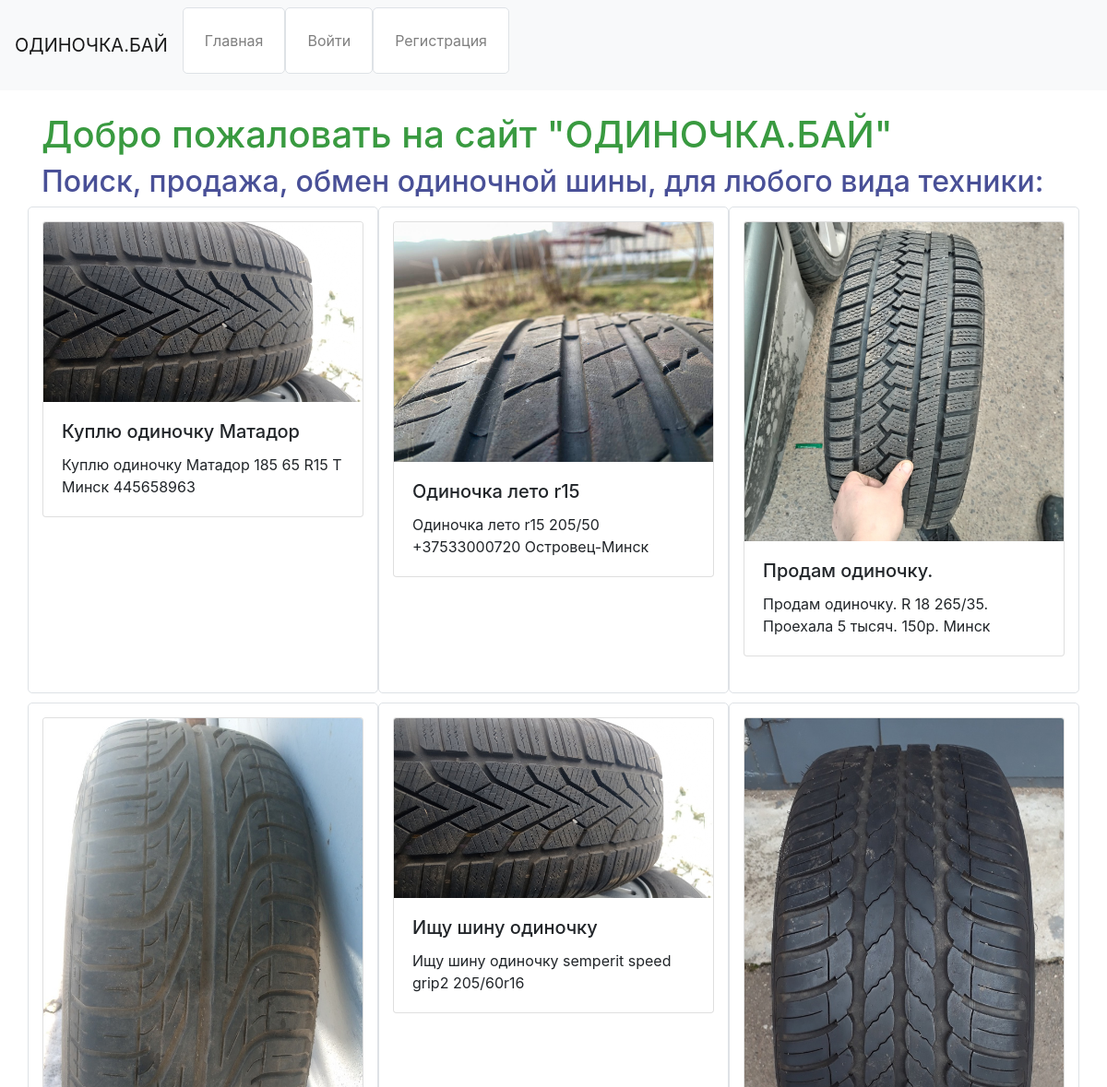
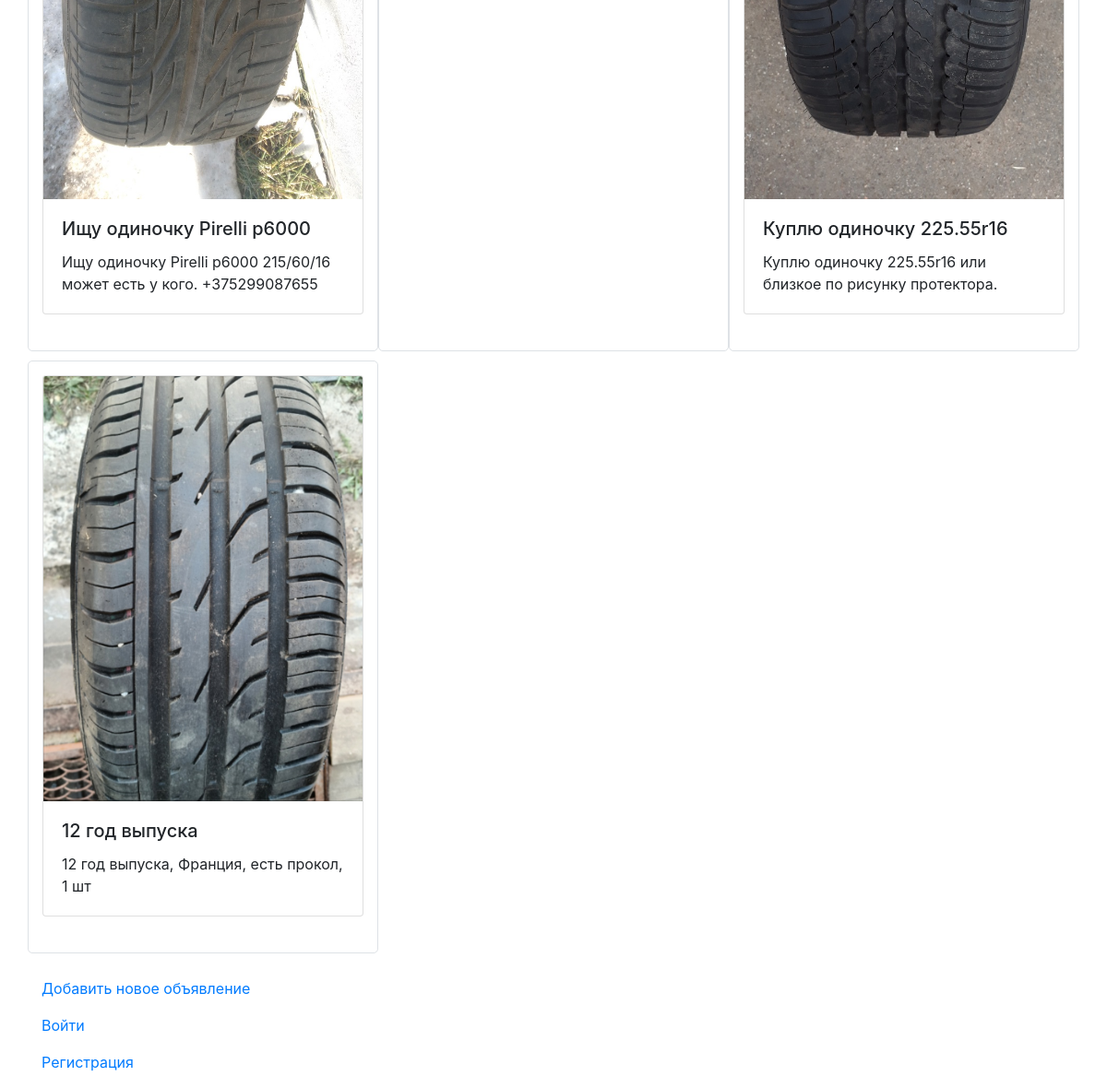
The page / on the database its author committed (2 pictures, top to bottom).
### app.py (models this page shows)
class Ad(db.Model):
    id = db.Column(db.Integer, primary_key=True)
    title = db.Column(db.String(200), nullable=False)
    description = db.Column(db.Text, nullable=False)
    image_filename = db.Column(db.String(200), nullable=True)

### app.py (the view)
@app.route('/', methods=['GET'])
def index():
    ads = Ad.query.all()  # Извлекаем все объявления из базы данных
    return render_template('index.html', ads=ads)

### templates/index.html
{% extends 'base.html' %}
{% block content %}
    <h1>Добро пожаловать на сайт "ОДИНОЧКА.БАЙ"</h1>
    <h2>Поиск, продажа, обмен одиночной шины, для любого вида техники:</h2>
    <ul class="row">
    {% if ads %}
        {% for ad in ads %}
            <li class="col-md-4">
                <div class="card mb-4">
                    <img src="{{ url_for('static', filename='uploads/' + ad.image_filename) }}" class="card-img-top" alt="Image" />
                    <div class="card-body">
                        <h5 class="card-title">{{ ad.title }}</h5>
                        <p class="card-text">{{ ad.description }}</p>
                    </div>
                </div>
            </li>
        {% endfor %}
    {% else %}
        <li class="col-12">Нет объявлений.</li>
    {% endif %}
    </ul>
    <p><a href="{{ url_for('add_ad') }}">Добавить новое объявление</a></p>
    {% if current_user.is_authenticated %}
        <p><a href="{{ url_for('logout') }}">Выйти</a></p>
    {% else %}
        <p><a href="{{ url_for('login') }}">Войти</a></p>
        <p><a href="{{ url_for('register') }}">Регистрация</a></p>
    {% endif %}
{% endblock %}

### templates/base.html (shortened to what this page needs)
<!DOCTYPE html>
<html>
<head>
    <link rel="stylesheet" href="https://stackpath.bootstrapcdn.com/bootstrap/4.5.2/css/bootstrap.min.css">
    <link rel="stylesheet" href="static/styles.css">
</head>
<body>
    <nav class="navbar navbar-expand-lg navbar-light bg-light">
        <a class="navbar-brand" href="{{ url_for('index') }}">ОДИНОЧКА.БАЙ</a>
        <div class="collapse navbar-collapse" id="navbarNav">
            <ul class="navbar-nav">
                <li class="nav-item"><a class="nav-link" href="{{ url_for('index') }}">Главная</a></li>
                {% if current_user.is_authenticated %}
                    <li class="nav-item"><a class="nav-link" href="{{ url_for('add_ad') }}">Добавить объявление</a></li>
                    <li class="nav-item"><a class="nav-link" href="{{ url_for('logout') }}">Выйти</a></li>
                {% else %}
                    <li class="nav-item"><a class="nav-link" href="{{ url_for('login') }}">Войти</a></li>
                    <li class="nav-item"><a class="nav-link" href="{{ url_for('register') }}">Регистрация</a></li>
                {% endif %}
            </ul>
        </div>
    </nav>
    <div class="container mt-4">
        {% block content %}
        {% endblock %}
    </div>
</body>
</html>

### static/styles.css (style rules this page uses)
h1 { color: #399a40; }
h2 { color: #495097; }
.container { margin-top: 20px; }
ul { list-style-type: none; padding: 0; }
li { background: #ffffff; border: 1px solid #dee2e6; border-radius: 5px; padding: 15px; margin-bottom: 10px; }
a { color: #007bff; }

### rows shown on the page
Ad: image_filename (picture), title "Куплю одиночку Матадор", description "Куплю одиночку Матадор 185 65 R15 T Минск 445658963"
Ad: image_filename (picture), title "Одиночка лето r15", description "Одиночка лето r15 205/50 +37533000720 Островец-Минск"
Ad: image_filename (picture), title "Продам одиночку.", description "Продам одиночку. R 18 265/35. Проехала 5 тысяч. 150р. Минск"
Ad: image_filename (picture), title "Ищу одиночку Pirelli p6000", description "Ищу одиночку Pirelli p6000 215/60/16 может есть у кого. +375299087655"
Ad: image_filename (picture), title "Ищу шину одиночку", description "Ищу шину одиночку semperit speed grip2 205/60r16"
Ad: image_filename (picture), title "Куплю одиночку 225.55r16", description "Куплю одиночку 225.55r16 или близкое по рисунку протектора."
Ad: image_filename (picture), title "12 год выпуска", description "12 год выпуска, Франция, есть прокол, 1 шт"
